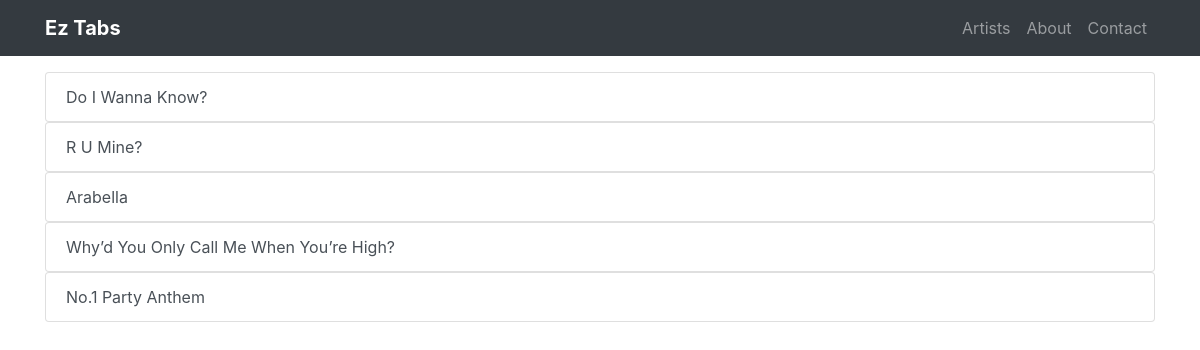
/artists/6/albums/songs/, run on the app's committed database.
### mainApp/models.py (models this page shows, shortened)
class Song(models.Model):
    album = models.ForeignKey(Album, on_delete=models.CASCADE)
    number = models.IntegerField(default=0)
    song_name = models.CharField(max_length=100)
    link = models.CharField(max_length=300)

### mainApp/views.py (the view)
# urls.py: re_path(r'^artists/(?P<pk>\d+)/albums/songs/$', views.songs_page, name = 'songs_page'),
def songs_page(request, pk):
    songs = Song.objects.filter(album_id=pk)
    return render(request, 'mainApp/songs_page.html', {'songs': songs})

### mainApp/templates/mainApp/songs_page.html (shortened to what this page needs)
<!DOCTYPE html>
{% load staticfiles %}
<html lang="en">
  <head>
    <link href="{% static "vendor/bootstrap/css/bootstrap.min.css" %}" rel="stylesheet">
    <link href="{% static "css/songs.css" %}" rel="stylesheet">
  </head>
  <body>
    <nav class="navbar navbar-expand-lg navbar-dark bg-dark fixed-top">
      <div class="container">
          <a class="navbar-brand" href="{% url "main_page" %}"><strong>Ez Tabs</strong></a>
        <div class="collapse navbar-collapse" id="navbarResponsive">
          <ul class="navbar-nav ml-auto">
              <li class="nav-item">
              <a class="nav-link" href="{% url "view_page" %}">Artists</a>
            </li>
              <li class="nav-item">
              <a class="nav-link" href="{% url "about_page" %}">About</a>
            </li>
            <li class="nav-item">
              <a class="nav-link" href="{% url "contact_page" %}">Contact</a>
            </li>
          </ul>
        </div>
      </div>
    </nav>
    <br>
    <br>
    <br>
    <div class="container">
        {% for song in songs %}
            <ul class="list-group">
                <a href="{{ song.link }}" class="list-group-item list-group-item-action">{{ song.song_name }}</a>
            </ul>
        {% empty %}
            <div class="col-lg-12 text-center">
          <h1 class="mt-5">Oops, there's nothing there for now</h1>
          <p class="lead">Seems it's still empty as you see</p>
          </ul>
        </div>
        {% endfor %}
    </div>
  </body>
</html>

### data on the page
Song: song_name "Do I Wanna Know?"
Song: song_name "R U Mine?"
Song: song_name "Arabella"
Song: song_name "Why’d You Only Call Me When You’re High?"
Song: song_name "No.1 Party Anthem"
